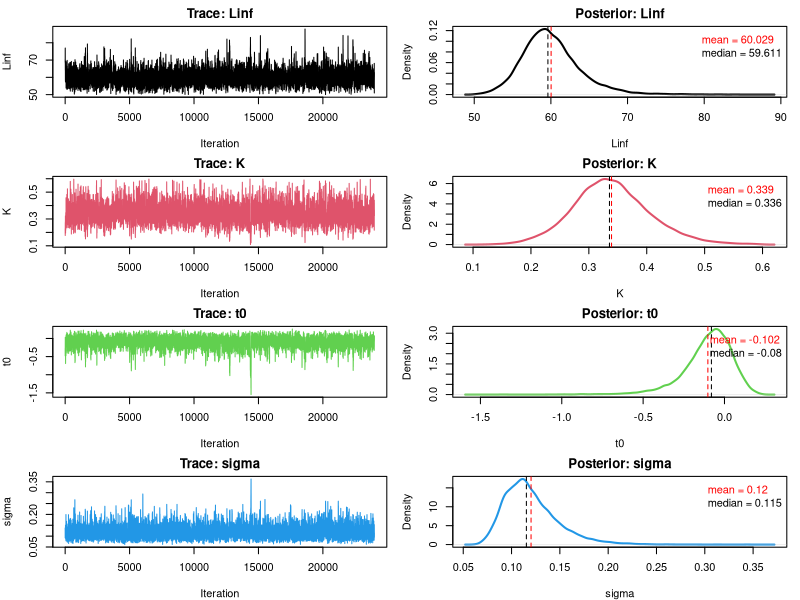
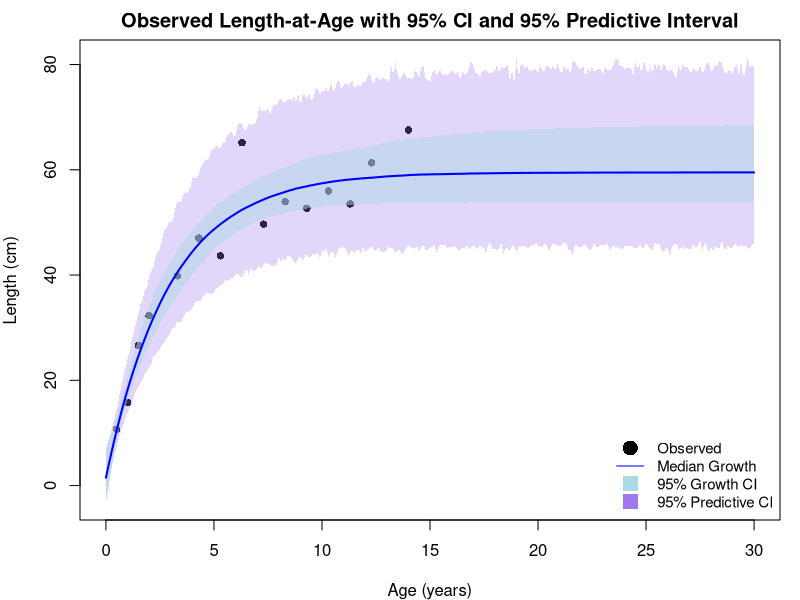
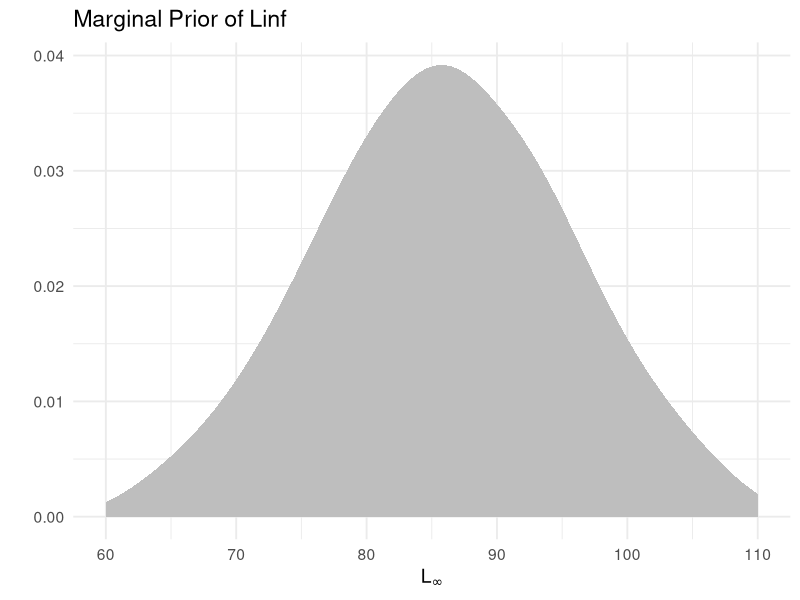
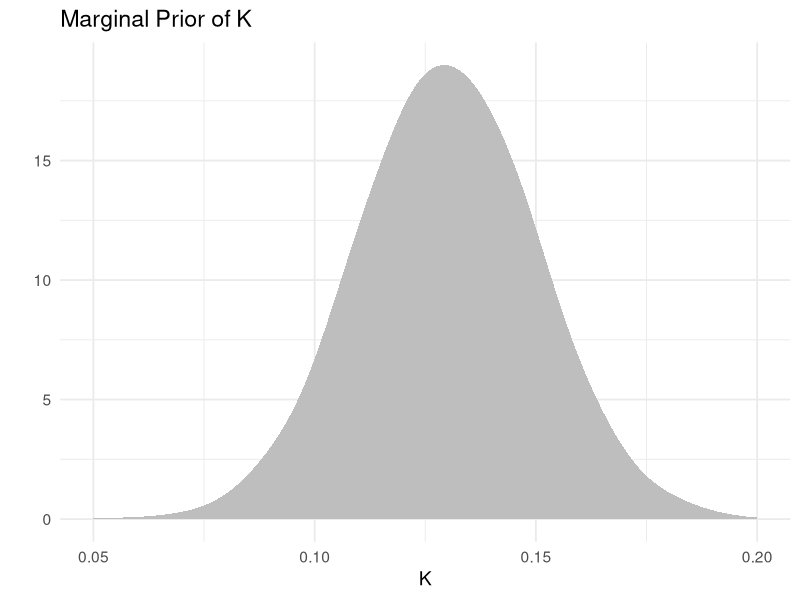
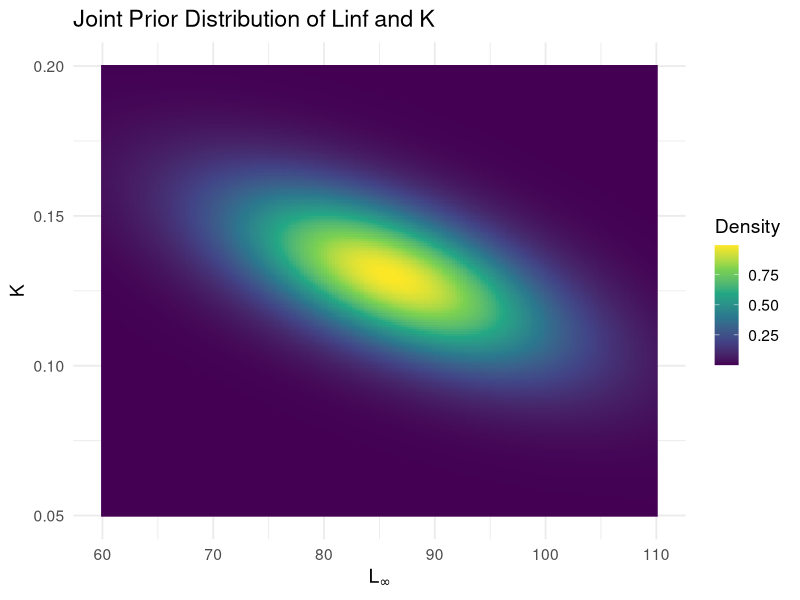

These figures' R source, in order: (Note: a time limit stopped this script after it produced the figures.)
## ---- chunk 1
age <- c(0.5, 1, 1.5, 2, 3.3, 4.3, 5.3, 6.3, 7.3, 8.3, 9.3, 10.3, 11.3, 12.3, 14)
length <- c(10.67, 15.81, 26.63, 32.29, 39.85, 47.03, 43.65, 65.15, 49.68, 53.97, 
            52.69, 55.98, 53.51, 61.32, 67.56)
## ---- chunk 2
#calculate the lognormal likelihood of VBGF
log_likelihood <- function(params){
  Linf <- params[1]
  K <- params[2]
  t0 <- params[3]
  sigma <- params[4]
  
  if (Linf <= 0 || K <= 0 || sigma <= 0) return(-Inf) #an insurance for MCMC to reject unreasonable parameters
  
  L_hat <- Linf * (1 - exp(-K * (age - t0)))
  L_hat[L_hat <= 0] <- 1e-6
  
  ll <- -sum((log(length) - log(L_hat)) ^ 2) / (2 * sigma ^ 2) - length(length) * log(sigma)
  return(ll)
}
## ---- chunk 3
#prior function with uniform distribution
log_prior <- function(params){
  Linf <- params[1]
  K <- params[2]
  t0 <- params[3]
  sigma <- params[4]
  
  if(Linf < 50 || Linf > 100) return(-Inf) #limit the range of parameters in uniform distribution
  if (K < 0.01 || K > 0.6) return(-Inf)
  if (t0 < -2 || t0 > 1) return(-Inf)
  if (sigma < 0.01 || sigma > 0.5) return(-Inf)
  
  return(0) #since the parameters are in the uniform range, and MCMC only care about the ratio of posterior density, so let the log-prior equal 0
}
## ---- chunk 4
#MCMC
set.seed(123)

n_iter <- 300000 #setting the number of iterations
params <- matrix(NA, nrow = n_iter, ncol = 4) #create a matrix to store the result
params[1, ] <- c(59.32, 0.34, -0.06, 0.10) #start by MLE value

for(i in 2:n_iter){
  current <- params[i - 1, ]
  
  proposal <- current + rnorm(4, mean = 0, sd = c(2, 0.03, 0.05, 0.01)) #the jump function
  
  log_post_current <- log_likelihood(current) + log_prior(current) #the current posterior log-probability
  log_post_proposal <- log_likelihood(proposal) + log_prior(proposal)
  
  r <- exp(log_post_proposal - log_post_current) #calculate the r
  
  if(runif(1) < r){
    params[i, ] <- proposal
  }else{
   params[i, ] <- current 
  }
}

burnin <- n_iter * 0.2
thinning <- 10
posterior <- as.data.frame(params[seq(burnin + 1, n_iter, by = thinning), ]) #choose the result after burn in and space by thinning
colnames(posterior) <- c("Linf", "K", "t0", "sigma")
## ---- chunk 5
#trace plot and posterior density
par(mfrow = c(4, 2), mar = c(4, 4, 2, 1))

for(i in 1:4){
  name <- colnames(posterior)[i]
  vec <- posterior[[i]] #separate only vector of the whole i column 
  
  plot(vec, type = "l", col = i, main = paste("Trace:", name),
       xlab = "Iteration", ylab = name)
  
  dens <- density(vec)
  plot(dens, main = paste("Posterior:", name), col = i, lwd = 2,
       xlab = name)
  abline(v = mean(vec), col = "red", lty = 2)
  abline(v = median(vec), col = "black", lty = 2)
  legend("topright", legend = c(paste("mean =", round(mean(vec), 3)),
                                paste("median =", round(median(vec), 3))),
         text.col = c("red", "black"), bty = "n")
}
## ---- chunk 6
par(mfrow = c(1, 1))

ages <- seq(0, 30, by = 0.1)  #age range for prediction

#sample from posterior to generate the curve
n_samples <- 1000
set.seed(123)
sample_indices <- sample(1:nrow(posterior), n_samples)

L_mat <- matrix(NA, nrow = n_samples, ncol = length(ages))

for (i in 1:n_samples) {
  p <- posterior[sample_indices[i], ] #p is each of the sample include 4 parameters
  Linf <- p$Linf; K <- p$K; t0 <- p$t0; sigma <- p$sigma
  L_hat <- Linf * (1 - exp(-K * (ages - t0)))
  L_mat[i, ] <- L_hat
}

#95% CI and median
CI_lower <- apply(L_mat, 2, quantile, probs = 0.025)
CI_median <- apply(L_mat, 2, quantile, probs = 0.5)
CI_upper <- apply(L_mat, 2, quantile, probs = 0.975)

#add error
pred_mat <- L_mat * exp(rnorm(length(L_mat), mean = 0, sd = posterior[sample_indices, "sigma"][i]))

#95% CI of predicted
Pred_lower <- apply(pred_mat, 2, quantile, probs = 0.025)
Pred_upper <- apply(pred_mat, 2, quantile, probs = 0.975)

plot(age, length, pch = 16, ylim = range(Pred_lower, Pred_upper), 
     xlim = c(0, 30), xlab = "Age (years)", ylab = "Length (cm)",
     main = "Observed Length-at-Age with 95% CI and 95% Predictive Interval")

polygon(c(ages, rev(ages)), c(Pred_upper, rev(Pred_lower)),
        col = adjustcolor("mediumpurple2", alpha.f = 0.3), border = NA)

polygon(c(ages, rev(ages)), c(CI_upper, rev(CI_lower)),
        col = adjustcolor("lightblue", alpha.f = 0.5), border = NA)

lines(ages, CI_median, col = "blue", lwd = 2)

legend("bottomright", legend = c("Observed", "Median Growth", 
                                 "95% Growth CI", "95% Predictive CI"),
       col = c("black", "blue", "lightblue", "mediumpurple2"),
       pch = c(16, NA, 15, 15), lty = c(NA, 1, NA, NA),
       pt.cex = 2, bty = "n", cex = 0.9)
## ---- chunk 7
library(mvtnorm)
library(ggplot2)
## ---- chunk 8
# set up prior
mu_2 <- c(86, 0.13)
sigma_L_2 <- 10
sigma_K_2 <- 0.02
rho_2 <- -0.6
cov_matrix_2 <- matrix(c(
  sigma_L_2^2, rho_2 * sigma_L_2 * sigma_K_2,
  rho_2 * sigma_L_2 * sigma_K_2, sigma_K_2^2
), nrow = 2)
## ---- chunk 9
par(mfrow = c(1, 1))

#marginal prior of Linf
ggplot(data.frame(Linf = rnorm(10000, mean = 86, sd = 10)), aes(x = Linf)) +
  geom_density(fill = "gray", color = NA, adjust = 2) +
  xlim(60, 110) +
  labs(title = "Marginal Prior of Linf", x = expression(L[infinity]), y = "") +
  theme_minimal(base_size = 14)

#marginal prior of K
ggplot(data.frame(K = rnorm(10000, mean = 0.13, sd = 0.02)), aes(x = K)) +
  geom_density(fill = "gray", color = NA, adjust = 2) +
  xlim(0.05, 0.2) +
  labs(title = "Marginal Prior of K", x = "K", y = "") +
  theme_minimal(base_size = 14)

#joint prior distribution of Linf and K
Linf_seq <- seq(60, 110, length.out = 200)
K_seq <- seq(0.05, 0.2, length.out = 200)
grid <- expand.grid(Linf = Linf_seq, K = K_seq) #generate the grid

grid$density <- dmvnorm(grid, mean = mu_2, sigma = cov_matrix_2) #Compute the log probability density value for each combination of Linf and K

ggplot(grid, aes(x = Linf, y = K, fill = density)) +
  geom_raster() +
  scale_fill_viridis_c() +
  labs(title = "Joint Prior Distribution of Linf and K",
       x = expression(L[infinity]), y = "K", fill = "Density") +
  theme_minimal(base_size = 14)
## ---- chunk 10
# log-likelihood, same as Q1.
log_likelihood_2 <- function(params){
  Linf <- params[1]; K <- params[2]; t0 <- params[3]; sigma <- params[4]
  if (any(is.na(c(Linf, K, t0, sigma)))) return(-Inf)
  if (Linf <= 0 || K <= 0 || sigma <= 0) return(-Inf)
  L_hat <- Linf * (1 - exp(-K * (age - t0)))
  L_hat[L_hat <= 0] <- 1e-6
  -sum((log(length) - log(L_hat))^2) / (2 * sigma^2) - length(length) * log(sigma)
}
## ---- chunk 11
#log value of prior probability
log_prior_2 <- function(params){
  Linf <- params[1]; K <- params[2]; t0 <- params[3]; sigma <- params[4]
  if (any(is.na(c(Linf, K, t0, sigma)))) return(-Inf)
  if (t0 < -2 || t0 > 1 || sigma < 0.01 || sigma > 0.5) return(-Inf)
  dmvnorm(c(Linf, K), mean = mu_2, sigma = cov_matrix_2, log = TRUE)
}
## ---- chunk 12
# MCMC
set.seed(111)
n_iter_2 <- 300000
params_2 <- matrix(NA, n_iter_2, 4)
params_2[1, ] <- c(86, 0.13, -0.5, 0.1)

for(i in 2:n_iter_2){
  current <- params_2[i - 1, ]
  proposal <- current + rnorm(4, mean = 0, sd = c(2, 0.01, 0.1, 0.01))
  log_post_current <- log_likelihood_2(current) + log_prior_2(current)
  log_post_proposal <- log_likelihood_2(proposal) + log_prior_2(proposal)
  r <- exp(log_post_proposal - log_post_current)
  
  if(runif(1) < r){
    params_2[i, ] <- proposal
  }else{
   params_2[i, ] <- current 
  }
}

burnin_2 <- 0.2 * n_iter_2
thinning_2 <- 10
posterior_2 <- as.data.frame(params_2[seq(burnin_2 + 1, n_iter_2, by = thinning_2), ])
colnames(posterior_2) <- c("Linf", "K", "t0", "sigma")
## ---- chunk 13
#trace plot and posterior density
par(mfrow = c(4, 2), mar = c(4, 4, 2, 1))
for(i in 1:4){
  name <- colnames(posterior_2)[i]
  vec <- posterior_2[[i]]
  plot(vec, type = "l", col = i, main = paste("Trace:", name), xlab = "Iteration", ylab = name)
  dens <- density(vec)
  plot(dens, main = paste("Posterior:", name), col = i, lwd = 2, xlab = name)
  
  if (name == "Linf") { #add prior line
    curve(dnorm(x, mean = 86, sd = 10), col = "gray", lty = 3, lwd = 2, add = TRUE)
    legend("topleft", legend = "prior", col = "gray", lty = 3, lwd = 2, bty = "n")
  } else if (name == "K") {
    curve(dnorm(x, mean = 0.13, sd = 0.02), col = "gray", lty = 3, lwd = 2, add = TRUE)
    legend("topleft", legend = "prior", col = "gray", lty = 3, lwd = 2, bty = "n")
  }
  abline(v = mean(vec), col = "red", lty = 2)
  abline(v = median(vec), col = "black", lty = 2)
  legend("topright", legend = c(paste("mean =", round(mean(vec), 3)), paste("median =", round(median(vec), 3))),
         text.col = c("red", "black"), bty = "n")
}
## ---- chunk 14
# Growth Curve Plot
ages_2 <- seq(0, 30, by = 0.1)
n_samples_2 <- 1000
sample_indices_2 <- sample(1:nrow(posterior_2), n_samples_2)
L_mat_2 <- matrix(NA, nrow = n_samples_2, ncol = length(ages_2))

for (i in 1:n_samples_2) {
  p <- posterior_2[sample_indices_2[i], ]
  L_mat_2[i, ] <- p$Linf * (1 - exp(-p$K * (ages_2 - p$t0)))
}
#95% CI and median
CI_lower_2 <- apply(L_mat_2, 2, quantile, probs = 0.025)
CI_median_2 <- apply(L_mat_2, 2, quantile, probs = 0.5)
CI_upper_2 <- apply(L_mat_2, 2, quantile, probs = 0.975)

#predictive interval
pred_mat_2 <- L_mat_2
for (i in 1:n_samples_2) {
  sigma_i <- posterior_2$"sigma"[sample_indices_2[i]]
  pred_mat_2[i, ] <- L_mat_2[i, ] * exp(rnorm(length(ages_2), 0, sigma_i))
}
#95% CI
PI_lower_2 <- apply(pred_mat_2, 2, quantile, probs = 0.025)
PI_upper_2 <- apply(pred_mat_2, 2, quantile, probs = 0.975)

par(mfrow = c(1, 1))

plot(age, length, pch = 16, ylim = range(PI_lower_2, PI_upper_2),
     xlim = c(0, 30), xlab = "Age (years)", ylab = "Length (cm)",
     main = "Observed Length-at-Age with 95% CI and 95% Predictive Interval")
polygon(c(ages_2, rev(ages_2)), c(PI_upper_2, rev(PI_lower_2)),
        col = adjustcolor("mediumpurple2", alpha.f = 0.3), border = NA)
polygon(c(ages_2, rev(ages_2)), c(CI_upper_2, rev(CI_lower_2)),
        col = adjustcolor("lightblue", alpha.f = 0.5), border = NA)
lines(ages_2, CI_median_2, col = "blue", lwd = 2)
legend("bottomright", legend = c("Observed", "Median Growth", "95% Growth CI", "95% Predictive CI"),
       col = c("black", "blue", "lightblue", "mediumpurple2"),
       pch = c(16, NA, 15, 15), lty = c(NA, 1, NA, NA), pt.cex = 2, bty = "n")
